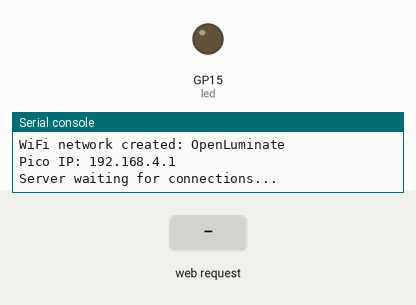
The program below on a simulated Raspberry Pi Pico running MicroPython. Shown: output pins drawn as LEDs (lit = HIGH), the last lines printed to the serial console. The inputs (shaded band) are chosen by the test bench. The board's own WiFi access point starts at once; files that are not in the repository are absent.

Above: at 1.2 s.
1.3 s: HTTP request GET /led?value=90 received
At 2.0 s:
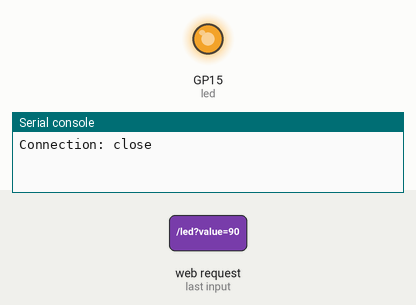
2.8 s: HTTP request GET /status received
4.3 s: HTTP request GET / received
Timing chart, 0 to 7.3 s (numbered marks = the images above; inputs shaded):
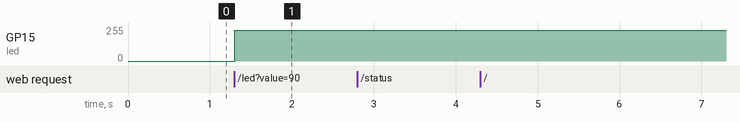

The program:

main.py
```python
import network
import socket
from machine import Pin, PWM
import os

# PWM output
led = PWM(Pin(15))
led.freq(1000)  # PWM Frequency

# Access Point
SSID = "OpenLuminate"
PASSWORD = "12345678"
ap = network.WLAN(network.AP_IF)
ap.active(True)
ap.config(essid=SSID, password=PASSWORD)

print("WiFi network created:", SSID)
print("Pico IP:", ap.ifconfig()[0])  # 192.168.4.1

def get_content_type(path):
    if path.endswith(".html"):
        return "text/html"
    elif path.endswith(".webmanifest"):
        return "application/manifest+json"
    elif path.endswith(".json"):
        return "application/json"
    elif path.endswith(".js"):
        return "text/javascript"
    elif path.endswith(".css"):
        return "text/css"
    elif path.endswith(".png"):
        return "image/png"
    elif path.endswith(".jpg") or path.endswith(".jpeg"):
        return "image/jpeg"
    else:
        return "text/plain"

# Web Server
def web_server():
    addr = socket.getaddrinfo("0.0.0.0", 80)[0][-1]
    s = socket.socket()
    s.bind(addr)
    s.listen(5)
    print("Server waiting for connections...")

    while True:
        conn, addr = s.accept()
        request = conn.recv(1024).decode("utf-8")
        print("Request received:", request)
        response = ""

        # Get the first line of the request
        try:
            request_line = request.split("\n")[0]
            method, path, _ = request_line.split()
        except Exception as e:
            conn.close()
            continue

        # Status
        if path == "/status":
            response = "OK"
            conn.send("HTTP/1.1 200 OK\r\nContent-Type: text/plain\r\n\r\n" + response)
            conn.close()
            continue

        # LED control (/led?value=...)
        if path.startswith("/led?value="):
            try:
                value_str = path.split("led?value=")[1]
                value = int(value_str)
                value = max(0, min(value, 100))  # Limit between 0 and 100
                led.duty_u16(int(value * 65535 / 100))
                response = f"LED set to {value}%"
            except:
                response = "Value error"
            conn.send("HTTP/1.1 200 OK\r\nContent-Type: text/plain\r\n\r\n" + response)
            conn.close()
            continue


        # Serve static files of the PWA
        # If the path is "/", serve index.html
        if path == "/":
            path = "/index.html"

        # Remove any query parameters
        if "?" in path:
            path = path.split("?")[0]

        # Build the file path on the file system (remove the initial "/")
        file_path = path.lstrip("/")

        try:
            with open(file_path, "r") as file:
                file_data = file.read()
            content_type = get_content_type(file_path)
            header = "HTTP/1.1 200 OK\r\nContent-Type: " + content_type + "\r\n\r\n"
            conn.send(header + file_data)
        except Exception as e:
            error_message = "File not found"
            header = "HTTP/1.1 404 Not Found\r\nContent-Type: text/plain\r\n\r\n"
            conn.send(header + error_message)

        conn.close()

web_server()
```

Measured:
- after the input at 1.3 s, GP15 (led): 0/255 → 229/255 at once
